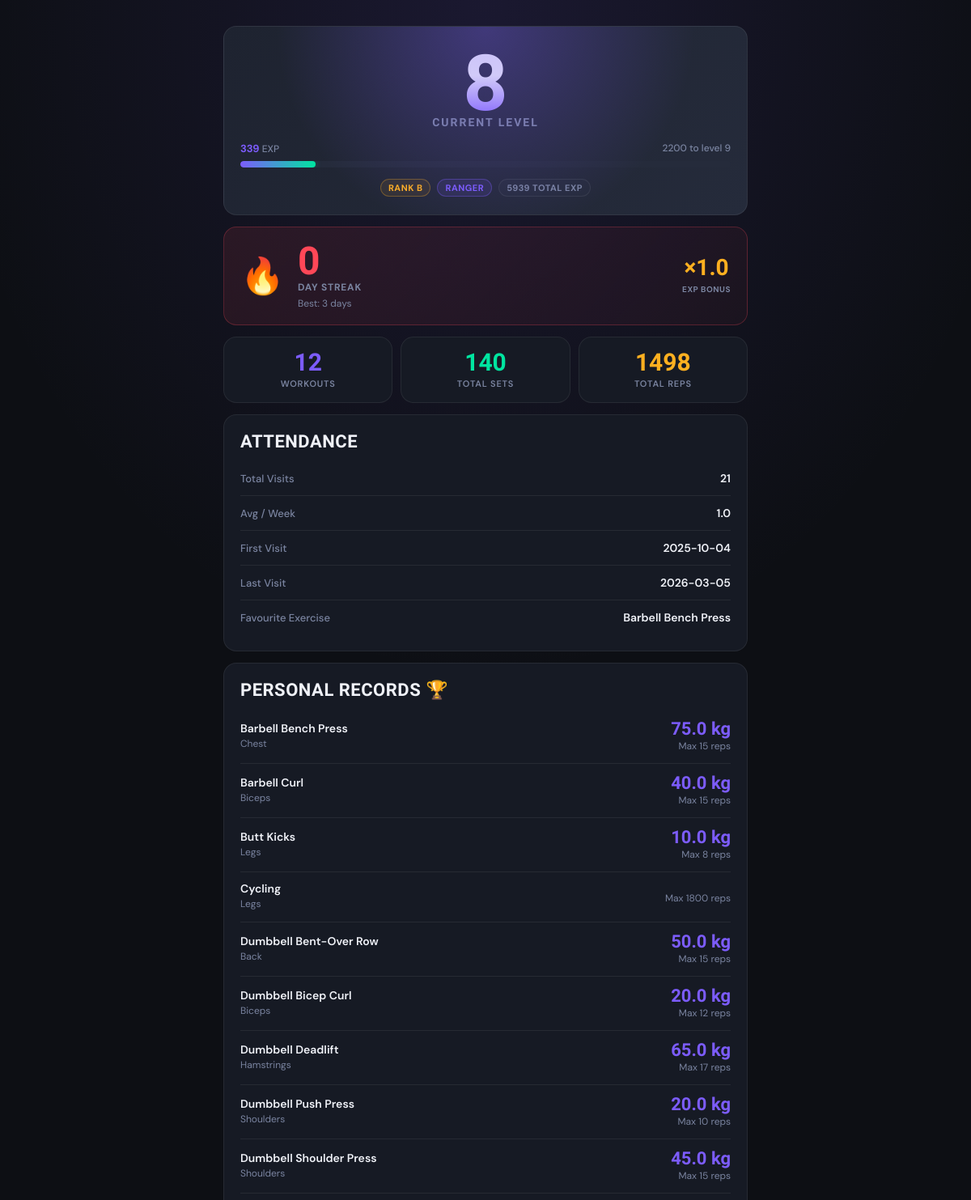
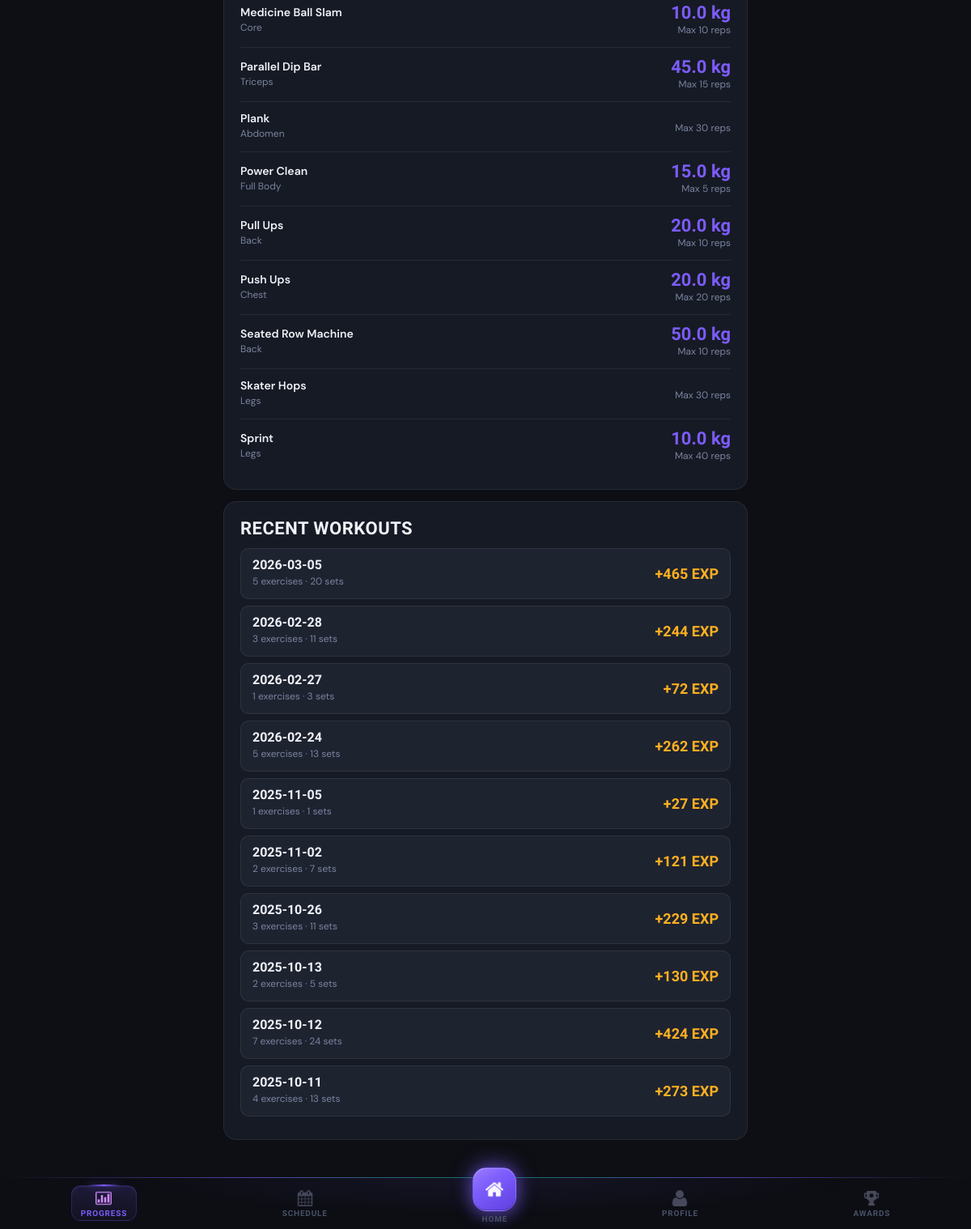
Screenshot of /progress (signed in) with the database file from the repository (2 pictures, top to bottom).
### tables this page shows
CREATE TABLE client_gamification (
                gamification_id INTEGER PRIMARY KEY AUTOINCREMENT,
                client_id INTEGER UNIQUE NOT NULL,
                current_level INTEGER DEFAULT 1,
                current_exp INTEGER DEFAULT 0,
                total_exp INTEGER DEFAULT 0,
                rank TEXT DEFAULT 'E',
                client_class TEXT,
                class_unlocked_at_level INTEGER, current_streak INTEGER DEFAULT 0, longest_streak INTEGER DEFAULT 0, total_reps INTEGER DEFAULT 0, workouts_completed INTEGER DEFAULT 0,
                FOREIGN KEY (client_id) REFERENCES clients(client_id) ON DELETE CASCADE
            );

CREATE TABLE client_streaks (
                streak_id INTEGER PRIMARY KEY AUTOINCREMENT,
                client_id INTEGER UNIQUE NOT NULL,
                current_streak INTEGER DEFAULT 0,
                longest_streak INTEGER DEFAULT 0,
                last_attendance_date DATE,
                streak_multiplier REAL DEFAULT 1.0,
                FOREIGN KEY (client_id) REFERENCES clients(client_id) ON DELETE CASCADE
            );

CREATE TABLE exercises (
                exercise_id INTEGER PRIMARY KEY AUTOINCREMENT,
                name TEXT UNIQUE NOT NULL,
                description TEXT,
                exercise_type TEXT,
                difficulty_level TEXT,
                base_exp INTEGER DEFAULT 10,
                image_path TEXT,
                created_date DATETIME DEFAULT CURRENT_TIMESTAMP
            , primary_muscle TEXT, complementary_muscle TEXT);

CREATE TABLE workout_logs (
                log_id INTEGER PRIMARY KEY AUTOINCREMENT,
                client_id INTEGER NOT NULL,
                exercise_id INTEGER NOT NULL,
                workout_date DATE NOT NULL,
                set_number INTEGER NOT NULL,
                reps_completed INTEGER,
                weight_used REAL,
                exp_earned INTEGER DEFAULT 0,
                "measurement" TEXT,
                timestamp DATETIME DEFAULT CURRENT_TIMESTAMP,
                FOREIGN KEY (client_id) REFERENCES clients(client_id) ON DELETE CASCADE,
                FOREIGN KEY (exercise_id) REFERENCES exercises(exercise_id) ON DELETE CASCADE
            );

### main.py (the view)
@app.route('/progress')
@login_required
def progress():
    client_id = session['client_id']
    client = Client.get_by_id(client_id)
    progress_data = gamification.get_client_progress(client_id)
    workout_history = workout_logger.get_workout_history(client_id, limit=10)
    attendance_stats = attendance_ctrl.get_attendance_stats(client_id)
    workout_stats = workout_logger.get_workout_stats(client_id)
    personal_records = workout_logger.get_personal_records(client_id)
    return render_template('progress.html',
                         client=client,
                         progress=progress_data,
                         workout_history=workout_history,
                         attendance_stats=attendance_stats,
                         workout_stats=workout_stats,
                         personal_records=personal_records)

### controllers/gamification_controller.py (called while the page is built)
    def _get_gamification_data(self, client_id):
        query = 'SELECT * FROM client_gamification WHERE client_id=?'
        result = self.db.execute_query(query, (client_id,))
        return dict(result[0]) if result else None

    def _get_streak_data(self, client_id):
        query = 'SELECT * FROM client_streaks WHERE client_id=?'
        result = self.db.execute_query(query, (client_id,))
        return dict(result[0]) if result else None

### controllers/workout_logger.py (called while the page is built)
    def get_workout_history(self, client_id, limit=10):
        query = '''
            SELECT workout_date, COUNT(DISTINCT exercise_id) as exercises_count,
                   COUNT(*) as total_sets, SUM(exp_earned) as total_exp
            FROM workout_logs
            WHERE client_id=?
            GROUP BY workout_date
            ORDER BY workout_date DESC
            LIMIT ?
        '''
        results = self.db.execute_query(query, (client_id, limit))
        history = []
        for row in results:
            history.append({
                'date': row['workout_date'],
                'exercises_count': row['exercises_count'],
                'total_sets': row['total_sets'],
                'total_exp': row['total_exp']
            })
        return history

### database/db_manager.py (called while the page is built)
    def connect(self):
        self.conn = sqlite3.connect(self.db_name)
        self.conn.row_factory = sqlite3.Row
        self.cursor = self.conn.cursor()

    def disconnect(self):
        if self.conn:
            self.conn.close()

    def execute_query(self, query, params=None):
        self.connect()
        if params:
            self.cursor.execute(query, params)
        else:
            self.cursor.execute(query)
        results = self.cursor.fetchall()
        self.disconnect()
        return results

### main.py (called while the page is built)
def login_required(f):
    @wraps(f)
    def decorated_function(*args, **kwargs):
        if 'client_id' not in session:
            return redirect(url_for('login'))
        return f(*args, **kwargs)
    return decorated_function

### models/client.py (called while the page is built)
    @staticmethod
    def get_by_id(client_id):
        db     = DatabaseManager()
        result = db.execute_query('SELECT * FROM clients WHERE client_id=?', (client_id,))
        return Client._from_row(result[0]) if result else None

### templates/progress.html (shortened to what this page needs)
{% extends "base.html" %}
{% block content %}
<div class="level-hero">
    <span class="level-number">{{ progress.level }}</span>
    <span class="level-label">Current Level</span>
    <div class="exp-row">
        <span><strong>{{ progress.current_exp }}</strong> EXP</span>
        <span>{{ progress.next_level_exp }} to level {{ progress.level + 1 }}</span>
    </div>
    <div class="progress-track">
        <div class="progress-fill" style="width: {{ progress.progress_percentage }}%"></div>
    </div>
    <div class="rank-class-row">
        <span class="tag tag-amber">Rank {{ progress.rank }}</span>
        {% if progress.class %}
        <span class="tag tag-brand">{{ progress.class }}</span>
        {% endif %}
        <span class="tag">{{ progress.total_exp }} Total EXP</span>
    </div>
</div>
{% if progress.streak is defined %}
<div class="streak-card">
    <div class="streak-flame">🔥</div>
    <div>
        <div class="streak-days">{{ progress.streak }}</div>
        <div class="streak-info-label">Day Streak</div>
        <div class="streak-detail">Best: {{ progress.longest_streak }} days</div>
    </div>
    <div class="streak-multiplier">
        <span class="streak-mult-val">×{{ progress.streak_multiplier }}</span>
        <span class="streak-mult-lbl">EXP Bonus</span>
    </div>
</div>
{% endif %}
{% if workout_stats %}
<div class="big-stat-row">
    <div class="big-stat">
        <span class="big-stat-val brand">{{ workout_stats.total_workouts }}</span>
        <span class="big-stat-lbl">Workouts</span>
    </div>
    <div class="big-stat">
        <span class="big-stat-val green">{{ workout_stats.total_sets }}</span>
        <span class="big-stat-lbl">Total Sets</span>
    </div>
    <div class="big-stat">
        <span class="big-stat-val amber">{{ workout_stats.total_reps }}</span>
        <span class="big-stat-lbl">Total Reps</span>
    </div>
</div>
{% endif %}
{% if attendance_stats %}
<div class="card section-card">
    <h2>Attendance</h2>
    <div class="row-item">
        <span class="row-item-label">Total Visits</span>
        <span class="row-item-value">{{ attendance_stats.total_visits }}</span>
    </div>
    <div class="row-item">
        <span class="row-item-label">Avg / Week</span>
        <span class="row-item-value">{{ attendance_stats.avg_visits_per_week }}</span>
    </div>
    <div class="row-item">
        <span class="row-item-label">First Visit</span>
        <span class="row-item-value">{{ attendance_stats.first_visit }}</span>
    </div>
    <div class="row-item">
        <span class="row-item-label">Last Visit</span>
        <span class="row-item-value">{{ attendance_stats.last_visit }}</span>
    </div>
    {% if workout_stats and workout_stats.favorite_exercise %}
    <div class="row-item">
        <span class="row-item-label">Favourite Exercise</span>
        <span class="row-item-value">{{ workout_stats.favorite_exercise }}</span>
    </div>
    {% endif %}
</div>
{% endif %}
{% if personal_records %}
<div class="card section-card">
    <h2>Personal Records 🏆</h2>
    {% for record in personal_records %}
    <div class="pr-item">
        <div>
            <span class="pr-name">{{ record.exercise }}</span>
            <span class="pr-muscle">{{ record.primary_muscle }}</span>
        </div>
        <div class="pr-values">
            {% if record.max_weight %}
            <div class="pr-weight">{{ record.max_weight }} kg</div>
            {% endif %}
            <div class="pr-reps">Max {{ record.max_reps }} reps</div>
        </div>
    </div>
    {% endfor %}
</div>
{% endif %}
<div class="card section-card">
    <h2>Recent Workouts</h2>
    {% if workout_history %}
        {% for w in workout_history %}
        <div class="history-item">
            <div>
                <span class="history-date">{{ w.date }}</span>
                <span class="history-meta">{{ w.exercises_count }} exercises · {{ w.total_sets }} sets</span>
            </div>
            <span class="history-exp">+{{ w.total_exp }} EXP</span>
        </div>
        {% endfor %}
    {% else %}
        <p style="padding:10px 0;">No workouts logged yet. Start training!</p>
    {% endif %}
</div>
{% endblock %}

### templates/base.html (style rules this page uses)
:root { --brand: #7c5cfc; --brand-glow: rgba(124, 92, 252, 0.35); --brand-dim: rgba(124, 92, 252, 0.12); --green: #00e5a0; --green-glow: rgba(0, 229, 160, 0.3); --amber: #ffb020; --red: #ff4757; --bg: #0d0f14; --surface: #161a24; --surface-2: #1e2330; --surface-3: #252b3b; --border: rgba(255,255,255,0.07); --border-2: rgba(255,255,255,0.12); --text: #f0f2f8; --text-muted: #7a84a0; --text-dim: #4a5168; --radius: 16px; --radius-sm: 10px; --font-display:'Barlow Condensed', sans-serif; --font-body: 'DM Sans', sans-serif; --nav-height: 64px; }
*, *::before, *::after { margin: 0; padding: 0; box-sizing: border-box; }
body { font-family: var(--font-body); background: var(--bg); color: var(--text); min-height: 100vh; padding-top: 16px; padding-bottom: calc(var(--nav-height) + 32px); background-image: radial-gradient(ellipse 80% 40% at 50% 0%, rgba(124,92,252,0.12) 0%, transparent 70%); }
.card { background: var(--surface); border: 1px solid var(--border); border-radius: var(--radius); padding: 20px; margin-bottom: 14px; }
h1, h2, h3 { font-family: var(--font-display); color: var(--text); text-transform: uppercase; letter-spacing: 0.5px; font-weight: 800; }
h2 { font-size: 22px; margin-bottom: 12px; }
.progress-track { background: var(--surface-3); height: 8px; border-radius: 99px; overflow: hidden; }
.progress-fill { height: 100%; background: linear-gradient(90deg, var(--brand), var(--green)); border-radius: 99px; transition: width 0.6s cubic-bezier(0.34, 1.56, 0.64, 1); box-shadow: 0 0 8px var(--green-glow); }
.row-item { display: flex; justify-content: space-between; align-items: center; padding: 12px 0; border-bottom: 1px solid var(--border); }
.row-item:last-child { border-bottom: none; }
.row-item-label { color: var(--text-muted); font-size: 13px; font-weight: 500; }
.row-item-value { font-weight: 600; font-size: 14px; color: var(--text); }
.tag { display: inline-block; font-size: 11px; font-weight: 700; padding: 3px 9px; border-radius: 99px; border: 1px solid var(--border); background: var(--surface-3); color: var(--text-muted); text-transform: uppercase; letter-spacing: 0.5px; }
.tag-brand { color: var(--brand); border-color: var(--brand-glow); background: var(--brand-dim); }
.tag-amber { color: var(--amber); border-color: rgba(255,176,32,0.3); background: rgba(255,176,32,0.08); }

### rows the page displays
client_gamification: current_exp "339", class "RANGER", total_exp "5939"
client_streaks: streak_multiplier "1.0"
exercises: favorite_exercise "Barbell Bench Press", exercise "Barbell Bench Press", primary_muscle "Chest", max_weight "75.0", max_reps "15"
exercises: exercise "Barbell Curl", primary_muscle "Biceps", max_weight "40.0", max_reps "15"
exercises: exercise "Butt Kicks", primary_muscle "Legs", max_weight "10.0", max_reps "8"
exercises: exercise "Cycling", primary_muscle "Legs", max_reps "1800"
exercises: exercise "Dumbbell Bent-Over Row", primary_muscle "Back", max_weight "50.0", max_reps "15"
exercises: exercise "Dumbbell Bicep Curl", primary_muscle "Biceps", max_weight "20.0", max_reps "12"
exercises: exercise "Dumbbell Deadlift", primary_muscle "Hamstrings", max_weight "65.0", max_reps "17"
exercises: exercise "Dumbbell Push Press", primary_muscle "Shoulders", max_weight "20.0", max_reps "10"
exercises: exercise "Dumbbell Shoulder Press", primary_muscle "Shoulders", max_weight "45.0", max_reps "15"
exercises: exercise "Medicine Ball Slam", primary_muscle "Core", max_weight "10.0", max_reps "10"
exercises: exercise "Parallel Dip Bar", primary_muscle "Triceps", max_weight "45.0", max_reps "15"
exercises: exercise "Plank", primary_muscle "Abdomen", max_reps "30"
exercises: exercise "Power Clean", primary_muscle "Full Body", max_weight "15.0", max_reps "5"
exercises: exercise "Pull Ups", primary_muscle "Back", max_weight "20.0", max_reps "10"
exercises: exercise "Push Ups", primary_muscle "Chest", max_weight "20.0", max_reps "20"
exercises: exercise "Seated Row Machine", primary_muscle "Back", max_weight "50.0", max_reps "10"
exercises: exercise "Skater Hops", primary_muscle "Legs", max_reps "30"
exercises: exercise "Sprint", primary_muscle "Legs", max_weight "10.0", max_reps "40"
workout_logs: date "2025-11-05", exercises_count "1", total_sets "1", total_exp "27"

### other values shown
{{ progress.level }} "8"
{{ progress.next_level_exp }} "2200"
{{ progress.level + 1 }} "9"
{{ progress.rank }} "B"
{{ progress.streak }} "0"
{{ progress.longest_streak }} "3"
{{ workout_stats.total_workouts }} "12"
{{ workout_stats.total_sets }} "140"
{{ workout_stats.total_reps }} "1498"
{{ attendance_stats.total_visits }} "21"
{{ attendance_stats.avg_visits_per_week }} "1.0"
{{ attendance_stats.first_visit }} "2025-10-04"
{{ attendance_stats.last_visit }} "2026-03-05"
{{ w.date }} "2026-03-05" "2026-02-28" "2026-02-27" "2026-02-24" "2025-11-02" "2025-10-26" "2025-10-13" "2025-10-12" "2025-10-11"
{{ w.exercises_count }} "5" "3" "1" "5" "2" "3" "2" "7" "4"
